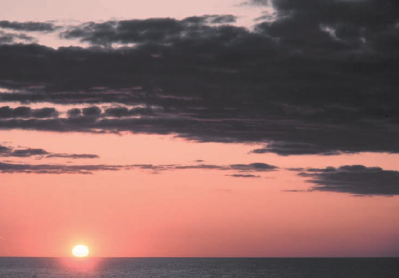
%> input picture img_in.png, 399 x 278 px
$ octave main.m   (GNU Octave 9; MATLAB toolbox functions it lacks are replaced by stand-ins)
%> lines starting %> are read from the running program, lines starting %| are printed output that depends on the picture
%> further down, img_in is the input picture: size 278x399x3 uint8; mean R, G, B 138.2, 102.5, 98.9
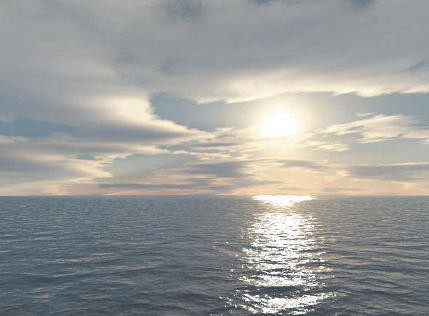
%> input picture img_guide.png, 429 x 316 px
%> further down, img_guide is the input picture: size 316x429x3 uint8; mean R, G, B 154.4, 155.5, 153.4
### colorTransfer.m
function img_out = colorTransfer( img_in, img_guide )

    img_in = rgb2lab(img_in);
%> img_in: size 278x399x3 double; mean of channels 1, 2, 3 46, 13.3, 7.3
    img_guide = rgb2lab(img_guide);
%> img_guide: size 316x429x3 double; mean of channels 1, 2, 3 63.7, -0.7, 0.8
    v_in = reshape(img_in,[size(img_in,1)*size(img_in,2),3]);
    v_guide = reshape(img_guide,[size(img_guide,1)*size(img_guide,2),3]);

    rate = repmat(reshape(std(v_guide)./std(v_in),[1,1,3]),[size(img_in,1),size(img_in,2)]);
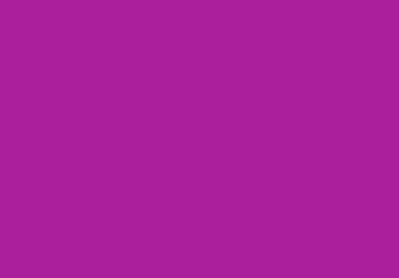
%> rate: size 278x399x3 double; mean R, G, B 0.674, 0.132, 0.593
    mean_in = repmat(reshape(mean(v_in),[1,1,3]),[size(img_in,1),size(img_in,2)]);
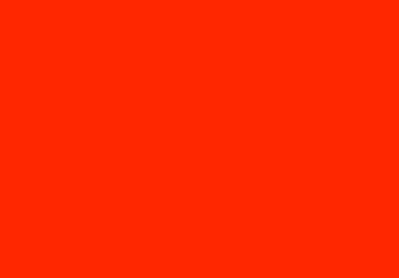
%> mean_in: size 278x399x3 double; mean R, G, B 46, 13.3, 7.3; drawn with min black and max white
    mean_guide = repmat(reshape(mean(v_guide),[1,1,3]),[size(img_in,1),size(img_in,2)]);
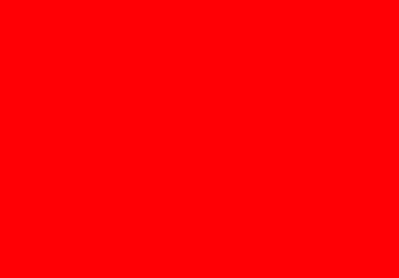
%> mean_guide: size 278x399x3 double; mean R, G, B 63.7, -0.7, 0.8; drawn with min black and max white

    img_out = rate .*(img_in - mean_in) + mean_guide;
%> img_out: size 278x399x3 double; mean of channels 1, 2, 3 63.7, -0.7, 0.8
    img_out = lab2rgb(img_out);
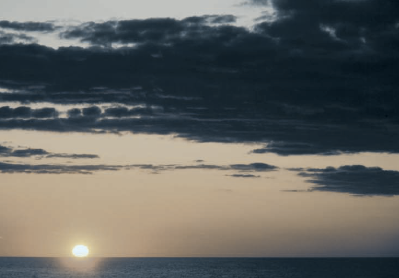
%> img_out: size 278x399x3 double; mean R, G, B 0.606, 0.61, 0.601; drawn with min black and max white

end

### main.m
clear;
close all;

img_in = imread('img_in.png');
img_guide = imread('img_guide.png');
img_out = colorTransfer(img_in,img_guide);

figure;
subplot(1,3,1);imshow(img_in);title('in');
subplot(1,3,2);imshow(img_guide);title('guide');
subplot(1,3,3);imshow(img_out);title('out');
%> after `imshow(img_out)`:
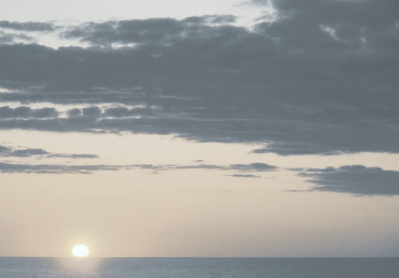
%> displayed picture: size 278x399x3, on the screen's scale of 0 to 255; mean R, G, B 154.4, 155.5, 153.3
